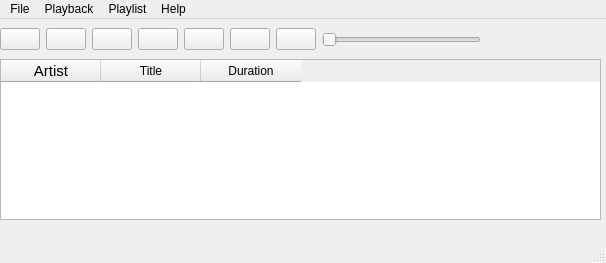
<?xml version="1.0" encoding="UTF-8"?>
<ui version="4.0">
 <class>MainWindow</class>
 <widget class="QMainWindow" name="MainWindow">
  <property name="geometry">
   <rect>
    <x>0</x>
    <y>0</y>
    <width>606</width>
    <height>263</height>
   </rect>
  </property>
  <property name="windowTitle">
   <string>Vkontakte audio player</string>
  </property>
  <property name="layoutDirection">
   <enum>Qt::LeftToRight</enum>
  </property>
  <widget class="QWidget" name="centralwidget">
   <property name="sizePolicy">
    <sizepolicy hsizetype="Expanding" vsizetype="Expanding">
     <horstretch>0</horstretch>
     <verstretch>0</verstretch>
    </sizepolicy>
   </property>
   <widget class="QWidget" name="horizontalLayoutWidget">
    <property name="geometry">
     <rect>
      <x>0</x>
      <y>0</y>
      <width>481</width>
      <height>41</height>
     </rect>
    </property>
    <layout class="QHBoxLayout" name="horizontalLayout">
     <property name="sizeConstraint">
      <enum>QLayout::SetNoConstraint</enum>
     </property>
     <item>
      <widget class="QPushButton" name="playPushButton">
       <property name="text">
        <string/>
       </property>
       <property name="icon">
        <iconset>
         <normalon>icons/Actions-player-play-icon.png</normalon>
        </iconset>
       </property>
      </widget>
     </item>
     <item>
      <widget class="QPushButton" name="pausePushButton">
       <property name="text">
        <string/>
       </property>
       <property name="icon">
        <iconset>
         <normalon>icons/Actions-player-pause-icon.png</normalon>
        </iconset>
       </property>
      </widget>
     </item>
     <item>
      <widget class="QPushButton" name="stopPushButton">
       <property name="toolTip">
        <string>Play</string>
       </property>
       <property name="text">
        <string/>
       </property>
       <property name="icon">
        <iconset>
         <normalon>icons/Actions-player-stop-icon.png</normalon>
        </iconset>
       </property>
      </widget>
     </item>
     <item>
      <widget class="QPushButton" name="prevPushButton">
       <property name="text">
        <string/>
       </property>
       <property name="icon">
        <iconset>
         <normalon>icons/Actions-green-arrow-left-end-icon.png</normalon>
        </iconset>
       </property>
      </widget>
     </item>
     <item>
      <widget class="QPushButton" name="nextPushButton">
       <property name="text">
        <string/>
       </property>
       <property name="icon">
        <iconset>
         <normalon>icons/Actions-green-arrow-right-end-icon.png</normalon>
        </iconset>
       </property>
      </widget>
     </item>
     <item>
      <widget class="QPushButton" name="addPushButton">
       <property name="text">
        <string/>
       </property>
       <property name="icon">
        <iconset>
         <normalon>icons/Actions-list-add-icon.png</normalon>
        </iconset>
       </property>
      </widget>
     </item>
     <item>
      <widget class="QPushButton" name="downloadPushButton">
       <property name="text">
        <string/>
       </property>
       <property name="icon">
        <iconset>
         <normalon>icons/Button-Download-icon.png</normalon>
        </iconset>
       </property>
      </widget>
     </item>
     <item>
      <widget class="QSlider" name="progressSlider">
       <property name="orientation">
        <enum>Qt::Horizontal</enum>
       </property>
      </widget>
     </item>
    </layout>
   </widget>
   <widget class="QLabel" name="timeLabel">
    <property name="geometry">
     <rect>
      <x>480</x>
      <y>10</y>
      <width>121</width>
      <height>17</height>
     </rect>
    </property>
    <property name="text">
     <string/>
    </property>
   </widget>
   <widget class="QWidget" name="horizontalLayoutWidget_2">
    <property name="geometry">
     <rect>
      <x>0</x>
      <y>40</y>
      <width>601</width>
      <height>161</height>
     </rect>
    </property>
    <layout class="QHBoxLayout" name="horizontalLayout2" stretch="1">
     <property name="sizeConstraint">
      <enum>QLayout::SetMinAndMaxSize</enum>
     </property>
     <item>
      <widget class="QTableWidget" name="playlistTableWidget">
       <property name="sizePolicy">
        <sizepolicy hsizetype="Expanding" vsizetype="Expanding">
         <horstretch>1</horstretch>
         <verstretch>1</verstretch>
        </sizepolicy>
       </property>
       <property name="minimumSize">
        <size>
         <width>100</width>
         <height>100</height>
        </size>
       </property>
       <property name="maximumSize">
        <size>
         <width>16777215</width>
         <height>16777215</height>
        </size>
       </property>
       <property name="layoutDirection">
        <enum>Qt::LeftToRight</enum>
       </property>
       <property name="autoScrollMargin">
        <number>3</number>
       </property>
       <property name="editTriggers">
        <set>QAbstractItemView::NoEditTriggers</set>
       </property>
       <property name="dragDropMode">
        <enum>QAbstractItemView::NoDragDrop</enum>
       </property>
       <property name="showGrid">
        <bool>true</bool>
       </property>
       <attribute name="verticalHeaderStretchLastSection">
        <bool>true</bool>
       </attribute>
       <column>
        <property name="text">
         <string>Artist</string>
        </property>
        <property name="font">
         <font>
          <pointsize>11</pointsize>
         </font>
        </property>
       </column>
       <column>
        <property name="text">
         <string>Title</string>
        </property>
       </column>
       <column>
        <property name="text">
         <string>Duration</string>
        </property>
       </column>
      </widget>
     </item>
    </layout>
   </widget>
  </widget>
  <widget class="QMenuBar" name="menubar">
   <property name="geometry">
    <rect>
     <x>0</x>
     <y>0</y>
     <width>606</width>
     <height>25</height>
    </rect>
   </property>
   <property name="mouseTracking">
    <bool>false</bool>
   </property>
   <widget class="QMenu" name="menuTest">
    <property name="cursor">
     <cursorShape>ArrowCursor</cursorShape>
    </property>
    <property name="mouseTracking">
     <bool>true</bool>
    </property>
    <property name="focusPolicy">
     <enum>Qt::TabFocus</enum>
    </property>
    <property name="contextMenuPolicy">
     <enum>Qt::DefaultContextMenu</enum>
    </property>
    <property name="acceptDrops">
     <bool>false</bool>
    </property>
    <property name="toolTip">
     <string notr="true"/>
    </property>
    <property name="statusTip">
     <string notr="true"/>
    </property>
    <property name="whatsThis">
     <string notr="true"/>
    </property>
    <property name="accessibleName">
     <string notr="true"/>
    </property>
    <property name="accessibleDescription">
     <string notr="true"/>
    </property>
    <property name="title">
     <string>File</string>
    </property>
    <addaction name="actionLogin"/>
    <addaction name="actionSavePlaylist"/>
    <addaction name="actionOpenPlaylist"/>
    <addaction name="actionQuite"/>
   </widget>
   <widget class="QMenu" name="menuPlayback">
    <property name="title">
     <string>Playback</string>
    </property>
    <addaction name="actionSingle"/>
    <addaction name="actionRepeat"/>
    <addaction name="actionRandom"/>
    <addaction name="separator"/>
    <addaction name="actionPlay"/>
    <addaction name="actionPause"/>
    <addaction name="actionStop"/>
    <addaction name="actionPrevious"/>
    <addaction name="actionNext"/>
    <addaction name="actionViewText"/>
   </widget>
   <widget class="QMenu" name="menuPlaylist">
    <property name="title">
     <string>Playlist</string>
    </property>
    <widget class="QMenu" name="menuSort">
     <property name="title">
      <string>Sort</string>
     </property>
     <addaction name="actionBy_title"/>
     <addaction name="actionBy_artist"/>
     <addaction name="actionBy_duration"/>
    </widget>
    <addaction name="menuSort"/>
    <addaction name="actionAddSongs"/>
   </widget>
   <widget class="QMenu" name="menuHelp">
    <property name="title">
     <string>Help</string>
    </property>
    <addaction name="actionAbout"/>
   </widget>
   <addaction name="menuTest"/>
   <addaction name="menuPlayback"/>
   <addaction name="menuPlaylist"/>
   <addaction name="menuHelp"/>
  </widget>
  <widget class="QStatusBar" name="statusbar"/>
  <action name="actionQuite">
   <property name="text">
    <string>Quite</string>
   </property>
   <property name="softKeyRole">
    <enum>QAction::NoSoftKey</enum>
   </property>
  </action>
  <action name="actionRepeat">
   <property name="text">
    <string>Repeat</string>
   </property>
   <property name="softKeyRole">
    <enum>QAction::NoSoftKey</enum>
   </property>
  </action>
  <action name="actionRandom">
   <property name="text">
    <string>Random</string>
   </property>
  </action>
  <action name="actionStop_after_current_song">
   <property name="text">
    <string>Stop after current track</string>
   </property>
  </action>
  <action name="actionPlay">
   <property name="text">
    <string>Play</string>
   </property>
  </action>
  <action name="actionPause">
   <property name="text">
    <string>Pause</string>
   </property>
  </action>
  <action name="actionStop">
   <property name="text">
    <string>Stop</string>
   </property>
  </action>
  <action name="actionPrevious">
   <property name="text">
    <string>Previous</string>
   </property>
  </action>
  <action name="actionNext">
   <property name="text">
    <string>Next</string>
   </property>
  </action>
  <action name="actionViewText">
   <property name="text">
    <string>View text</string>
   </property>
  </action>
  <action name="actionBy_title">
   <property name="text">
    <string>By title</string>
   </property>
  </action>
  <action name="actionBy_artist">
   <property name="text">
    <string>By artist</string>
   </property>
  </action>
  <action name="actionBy_duration">
   <property name="text">
    <string>By duration</string>
   </property>
  </action>
  <action name="actionShuffle">
   <property name="text">
    <string>Shuffle</string>
   </property>
  </action>
  <action name="actionRefresh">
   <property name="text">
    <string>Refresh</string>
   </property>
  </action>
  <action name="actionAbout">
   <property name="text">
    <string>About</string>
   </property>
  </action>
  <action name="actionLogin">
   <property name="text">
    <string>Login</string>
   </property>
  </action>
  <action name="actionSavePlaylist">
   <property name="text">
    <string>Save playlist</string>
   </property>
  </action>
  <action name="actionOpenPlaylist">
   <property name="text">
    <string>Open playlist</string>
   </property>
  </action>
  <action name="actionSimple">
   <property name="text">
    <string>Simple</string>
   </property>
  </action>
  <action name="actionAddSongs">
   <property name="text">
    <string>Add songs</string>
   </property>
  </action>
  <action name="actionSingle">
   <property name="text">
    <string>Single</string>
   </property>
  </action>
 </widget>
 <resources/>
 <connections/>
</ui>
